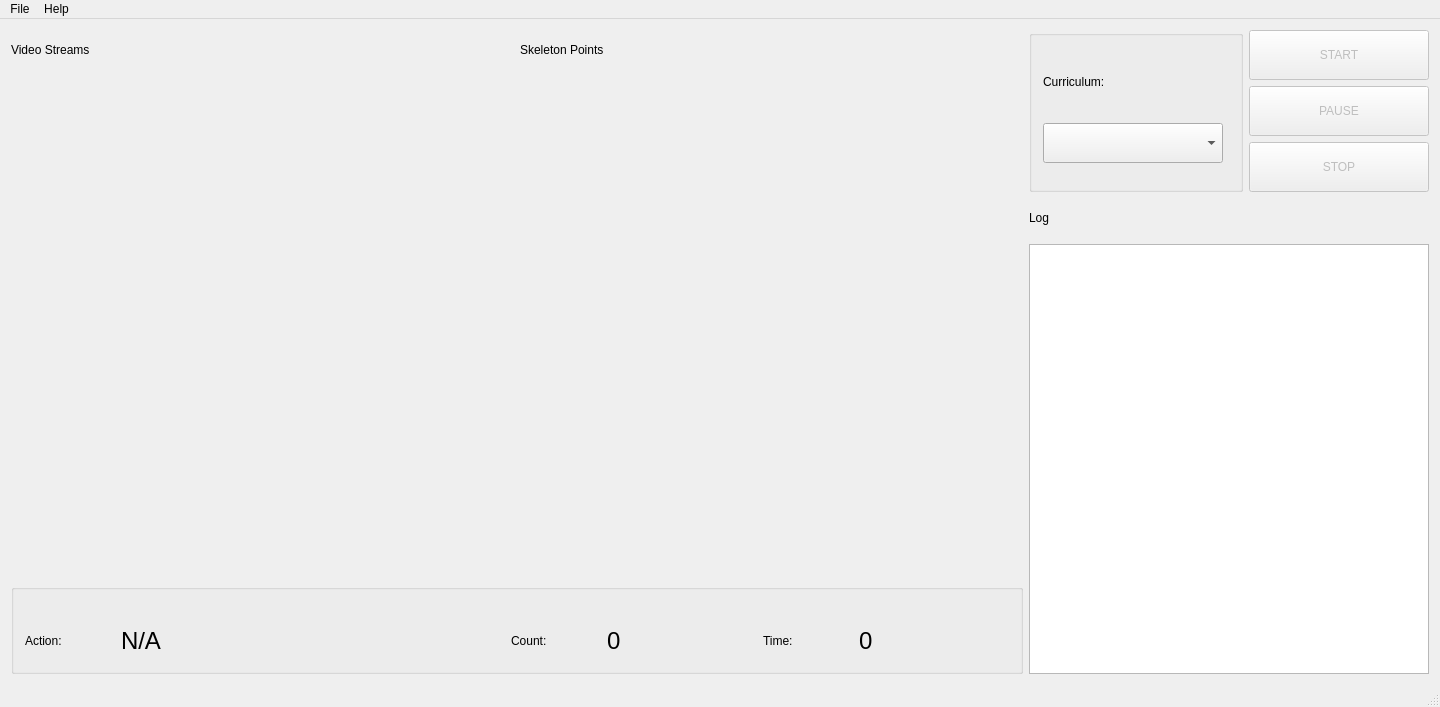
<?xml version="1.0" encoding="UTF-8"?>
<ui version="4.0">
 <class>AICoacherQTClass</class>
 <widget class="QMainWindow" name="AICoacherQTClass">
  <property name="geometry">
   <rect>
    <x>0</x>
    <y>0</y>
    <width>1440</width>
    <height>707</height>
   </rect>
  </property>
  <property name="windowTitle">
   <string>AICoacherQT</string>
  </property>
  <widget class="QWidget" name="centralWidget">
   <layout class="QGridLayout" name="gridLayout">
    <item row="0" column="0">
     <layout class="QVBoxLayout" name="verticalLayout_main">
      <property name="spacing">
       <number>5</number>
      </property>
      <item>
       <layout class="QHBoxLayout" name="horizontalLayout_viewers">
        <item>
         <layout class="QVBoxLayout" name="verticalLayout_original">
          <item>
           <widget class="QLabel" name="label_original">
            <property name="minimumSize">
             <size>
              <width>150</width>
              <height>40</height>
             </size>
            </property>
            <property name="maximumSize">
             <size>
              <width>16777215</width>
              <height>40</height>
             </size>
            </property>
            <property name="font">
             <font>
              <family>Segoe UI</family>
             </font>
            </property>
            <property name="text">
             <string>Video Streams</string>
            </property>
           </widget>
          </item>
          <item>
           <widget class="QLabel" name="video_original">
            <property name="minimumSize">
             <size>
              <width>500</width>
              <height>500</height>
             </size>
            </property>
            <property name="font">
             <font>
              <family>Segoe UI</family>
             </font>
            </property>
            <property name="text">
             <string/>
            </property>
            <property name="alignment">
             <set>Qt::AlignCenter</set>
            </property>
           </widget>
          </item>
         </layout>
        </item>
        <item>
         <layout class="QVBoxLayout" name="verticalLayout_processed">
          <item>
           <widget class="QLabel" name="label_processed">
            <property name="minimumSize">
             <size>
              <width>150</width>
              <height>40</height>
             </size>
            </property>
            <property name="maximumSize">
             <size>
              <width>16777215</width>
              <height>40</height>
             </size>
            </property>
            <property name="font">
             <font>
              <family>Segoe UI</family>
             </font>
            </property>
            <property name="text">
             <string>Skeleton Points</string>
            </property>
           </widget>
          </item>
          <item>
           <widget class="QLabel" name="video_processed">
            <property name="minimumSize">
             <size>
              <width>500</width>
              <height>500</height>
             </size>
            </property>
            <property name="font">
             <font>
              <family>Segoe UI</family>
             </font>
            </property>
            <property name="frameShape">
             <enum>QFrame::NoFrame</enum>
            </property>
            <property name="frameShadow">
             <enum>QFrame::Raised</enum>
            </property>
            <property name="text">
             <string/>
            </property>
            <property name="alignment">
             <set>Qt::AlignCenter</set>
            </property>
           </widget>
          </item>
         </layout>
        </item>
       </layout>
      </item>
      <item>
       <widget class="QGroupBox" name="groupBox_2">
        <property name="minimumSize">
         <size>
          <width>0</width>
          <height>90</height>
         </size>
        </property>
        <property name="maximumSize">
         <size>
          <width>16777215</width>
          <height>90</height>
         </size>
        </property>
        <property name="title">
         <string/>
        </property>
        <layout class="QHBoxLayout" name="horizontalLayout">
         <item>
          <widget class="QLabel" name="label_action_name">
           <property name="minimumSize">
            <size>
             <width>90</width>
             <height>80</height>
            </size>
           </property>
           <property name="maximumSize">
            <size>
             <width>90</width>
             <height>80</height>
            </size>
           </property>
           <property name="font">
            <font>
             <family>Segoe UI</family>
            </font>
           </property>
           <property name="text">
            <string>Action: </string>
           </property>
          </widget>
         </item>
         <item>
          <widget class="QLabel" name="label_action_name_content">
           <property name="minimumSize">
            <size>
             <width>200</width>
             <height>80</height>
            </size>
           </property>
           <property name="maximumSize">
            <size>
             <width>16777215</width>
             <height>80</height>
            </size>
           </property>
           <property name="font">
            <font>
             <family>Segoe UI</family>
             <pointsize>18</pointsize>
            </font>
           </property>
           <property name="text">
            <string>N/A</string>
           </property>
          </widget>
         </item>
         <item>
          <widget class="QLabel" name="label_count">
           <property name="minimumSize">
            <size>
             <width>90</width>
             <height>80</height>
            </size>
           </property>
           <property name="maximumSize">
            <size>
             <width>90</width>
             <height>80</height>
            </size>
           </property>
           <property name="font">
            <font>
             <family>Segoe UI</family>
            </font>
           </property>
           <property name="text">
            <string>Count:</string>
           </property>
          </widget>
         </item>
         <item>
          <widget class="QLabel" name="label_count_num">
           <property name="minimumSize">
            <size>
             <width>150</width>
             <height>80</height>
            </size>
           </property>
           <property name="maximumSize">
            <size>
             <width>150</width>
             <height>80</height>
            </size>
           </property>
           <property name="font">
            <font>
             <family>Segoe UI</family>
             <pointsize>18</pointsize>
            </font>
           </property>
           <property name="text">
            <string>0</string>
           </property>
           <property name="alignment">
            <set>Qt::AlignLeading|Qt::AlignLeft|Qt::AlignVCenter</set>
           </property>
          </widget>
         </item>
         <item>
          <widget class="QLabel" name="label_time">
           <property name="minimumSize">
            <size>
             <width>90</width>
             <height>80</height>
            </size>
           </property>
           <property name="maximumSize">
            <size>
             <width>90</width>
             <height>80</height>
            </size>
           </property>
           <property name="font">
            <font>
             <family>Segoe UI</family>
            </font>
           </property>
           <property name="text">
            <string>Time: </string>
           </property>
          </widget>
         </item>
         <item>
          <widget class="QLabel" name="label_time_num">
           <property name="minimumSize">
            <size>
             <width>150</width>
             <height>80</height>
            </size>
           </property>
           <property name="maximumSize">
            <size>
             <width>150</width>
             <height>80</height>
            </size>
           </property>
           <property name="font">
            <font>
             <family>Segoe UI</family>
             <pointsize>18</pointsize>
            </font>
           </property>
           <property name="text">
            <string>0</string>
           </property>
           <property name="alignment">
            <set>Qt::AlignLeading|Qt::AlignLeft|Qt::AlignVCenter</set>
           </property>
          </widget>
         </item>
        </layout>
       </widget>
      </item>
     </layout>
    </item>
    <item row="0" column="1">
     <layout class="QVBoxLayout" name="verticalLayout_right">
      <item>
       <layout class="QHBoxLayout" name="horizontalLayout_4">
        <item>
         <widget class="QGroupBox" name="groupBox">
          <property name="minimumSize">
           <size>
            <width>190</width>
            <height>90</height>
           </size>
          </property>
          <property name="title">
           <string/>
          </property>
          <layout class="QVBoxLayout" name="verticalLayout">
           <item>
            <widget class="QLabel" name="label">
             <property name="minimumSize">
              <size>
               <width>180</width>
               <height>40</height>
              </size>
             </property>
             <property name="maximumSize">
              <size>
               <width>180</width>
               <height>40</height>
              </size>
             </property>
             <property name="font">
              <font>
               <family>Segoe UI</family>
              </font>
             </property>
             <property name="text">
              <string>Curriculum: </string>
             </property>
            </widget>
           </item>
           <item>
            <widget class="QComboBox" name="comboBox_class">
             <property name="enabled">
              <bool>true</bool>
             </property>
             <property name="minimumSize">
              <size>
               <width>180</width>
               <height>40</height>
              </size>
             </property>
             <property name="maximumSize">
              <size>
               <width>180</width>
               <height>40</height>
              </size>
             </property>
             <property name="font">
              <font>
               <family>Segoe UI</family>
              </font>
             </property>
            </widget>
           </item>
          </layout>
         </widget>
        </item>
        <item>
         <layout class="QVBoxLayout" name="verticalLayout_2">
          <item>
           <widget class="QPushButton" name="pushButton_start">
            <property name="enabled">
             <bool>false</bool>
            </property>
            <property name="minimumSize">
             <size>
              <width>180</width>
              <height>50</height>
             </size>
            </property>
            <property name="maximumSize">
             <size>
              <width>180</width>
              <height>60</height>
             </size>
            </property>
            <property name="font">
             <font>
              <family>Segoe UI</family>
              <bold>false</bold>
             </font>
            </property>
            <property name="text">
             <string>START</string>
            </property>
           </widget>
          </item>
          <item>
           <widget class="QPushButton" name="pushButton_suspend">
            <property name="enabled">
             <bool>false</bool>
            </property>
            <property name="minimumSize">
             <size>
              <width>180</width>
              <height>50</height>
             </size>
            </property>
            <property name="maximumSize">
             <size>
              <width>180</width>
              <height>60</height>
             </size>
            </property>
            <property name="font">
             <font>
              <family>Segoe UI</family>
              <bold>false</bold>
             </font>
            </property>
            <property name="text">
             <string>PAUSE</string>
            </property>
           </widget>
          </item>
          <item>
           <widget class="QPushButton" name="pushButton_stop">
            <property name="enabled">
             <bool>false</bool>
            </property>
            <property name="minimumSize">
             <size>
              <width>180</width>
              <height>50</height>
             </size>
            </property>
            <property name="maximumSize">
             <size>
              <width>180</width>
              <height>60</height>
             </size>
            </property>
            <property name="font">
             <font>
              <family>Segoe UI</family>
              <bold>false</bold>
             </font>
            </property>
            <property name="text">
             <string>STOP</string>
            </property>
           </widget>
          </item>
         </layout>
        </item>
       </layout>
      </item>
      <item>
       <widget class="QLabel" name="label_log">
        <property name="minimumSize">
         <size>
          <width>90</width>
          <height>40</height>
         </size>
        </property>
        <property name="maximumSize">
         <size>
          <width>16777215</width>
          <height>40</height>
         </size>
        </property>
        <property name="font">
         <font>
          <family>Segoe UI</family>
         </font>
        </property>
        <property name="text">
         <string>Log</string>
        </property>
       </widget>
      </item>
      <item>
       <widget class="QTextBrowser" name="textBrowser_log">
        <property name="minimumSize">
         <size>
          <width>400</width>
          <height>60</height>
         </size>
        </property>
        <property name="maximumSize">
         <size>
          <width>400</width>
          <height>16777215</height>
         </size>
        </property>
        <property name="font">
         <font>
          <family>Segoe UI</family>
         </font>
        </property>
       </widget>
      </item>
     </layout>
    </item>
   </layout>
  </widget>
  <widget class="QMenuBar" name="menuBar">
   <property name="geometry">
    <rect>
     <x>0</x>
     <y>0</y>
     <width>1440</width>
     <height>22</height>
    </rect>
   </property>
   <widget class="QMenu" name="menuFile">
    <property name="font">
     <font>
      <family>Segoe UI</family>
     </font>
    </property>
    <property name="title">
     <string>File</string>
    </property>
    <addaction name="action_load_file"/>
    <addaction name="action_load_camera"/>
    <addaction name="separator"/>
    <addaction name="action_exit"/>
   </widget>
   <widget class="QMenu" name="menu_About">
    <property name="font">
     <font>
      <family>Segoe UI</family>
     </font>
    </property>
    <property name="title">
     <string>Help</string>
    </property>
    <addaction name="action_about"/>
   </widget>
   <addaction name="menuFile"/>
   <addaction name="menu_About"/>
  </widget>
  <widget class="QStatusBar" name="statusBar"/>
  <action name="action_exit">
   <property name="text">
    <string>Exit</string>
   </property>
   <property name="font">
    <font>
     <family>Segoe UI</family>
    </font>
   </property>
  </action>
  <action name="action_about">
   <property name="text">
    <string>About</string>
   </property>
   <property name="font">
    <font>
     <family>Segoe UI</family>
    </font>
   </property>
  </action>
  <action name="action_load_file">
   <property name="text">
    <string>Load video file</string>
   </property>
   <property name="font">
    <font>
     <family>Segoe UI</family>
    </font>
   </property>
  </action>
  <action name="action_load_camera">
   <property name="enabled">
    <bool>true</bool>
   </property>
   <property name="text">
    <string>Load webcam</string>
   </property>
   <property name="font">
    <font>
     <family>Segoe UI</family>
    </font>
   </property>
  </action>
 </widget>
 <layoutdefault spacing="6" margin="11"/>
 <resources>
  <include location="AICoacherQT.qrc"/>
 </resources>
 <connections>
  <connection>
   <sender>action_exit</sender>
   <signal>triggered()</signal>
   <receiver>AICoacherQTClass</receiver>
   <slot>menuExitClicked()</slot>
   <hints>
    <hint type="sourcelabel">
     <x>-1</x>
     <y>-1</y>
    </hint>
    <hint type="destinationlabel">
     <x>511</x>
     <y>383</y>
    </hint>
   </hints>
  </connection>
  <connection>
   <sender>pushButton_start</sender>
   <signal>clicked()</signal>
   <receiver>AICoacherQTClass</receiver>
   <slot>pushButtonStartClicked()</slot>
   <hints>
    <hint type="sourcelabel">
     <x>120</x>
     <y>577</y>
    </hint>
    <hint type="destinationlabel">
     <x>511</x>
     <y>299</y>
    </hint>
   </hints>
  </connection>
  <connection>
   <sender>pushButton_stop</sender>
   <signal>clicked()</signal>
   <receiver>AICoacherQTClass</receiver>
   <slot>pushButtonEndClicked()</slot>
   <hints>
    <hint type="sourcelabel">
     <x>120</x>
     <y>743</y>
    </hint>
    <hint type="destinationlabel">
     <x>599</x>
     <y>449</y>
    </hint>
   </hints>
  </connection>
  <connection>
   <sender>pushButton_suspend</sender>
   <signal>clicked()</signal>
   <receiver>AICoacherQTClass</receiver>
   <slot>pushButtonSuspendClicked()</slot>
   <hints>
    <hint type="sourcelabel">
     <x>120</x>
     <y>660</y>
    </hint>
    <hint type="destinationlabel">
     <x>599</x>
     <y>449</y>
    </hint>
   </hints>
  </connection>
  <connection>
   <sender>action_load_file</sender>
   <signal>triggered()</signal>
   <receiver>AICoacherQTClass</receiver>
   <slot>menuFileLoadClicked()</slot>
   <hints>
    <hint type="sourcelabel">
     <x>-1</x>
     <y>-1</y>
    </hint>
    <hint type="destinationlabel">
     <x>949</x>
     <y>499</y>
    </hint>
   </hints>
  </connection>
  <connection>
   <sender>action_load_camera</sender>
   <signal>triggered()</signal>
   <receiver>AICoacherQTClass</receiver>
   <slot>menuCameraLoadClicked()</slot>
   <hints>
    <hint type="sourcelabel">
     <x>-1</x>
     <y>-1</y>
    </hint>
    <hint type="destinationlabel">
     <x>949</x>
     <y>499</y>
    </hint>
   </hints>
  </connection>
  <connection>
   <sender>action_about</sender>
   <signal>triggered()</signal>
   <receiver>AICoacherQTClass</receiver>
   <slot>menuAboutClicked()</slot>
   <hints>
    <hint type="sourcelabel">
     <x>-1</x>
     <y>-1</y>
    </hint>
    <hint type="destinationlabel">
     <x>949</x>
     <y>499</y>
    </hint>
   </hints>
  </connection>
  <connection>
   <sender>comboBox_class</sender>
   <signal>currentIndexChanged(int)</signal>
   <receiver>AICoacherQTClass</receiver>
   <slot>comboBoxCourseChanged()</slot>
   <hints>
    <hint type="sourcelabel">
     <x>1130</x>
     <y>146</y>
    </hint>
    <hint type="destinationlabel">
     <x>719</x>
     <y>353</y>
    </hint>
   </hints>
  </connection>
 </connections>
 <slots>
  <slot>menuExitClicked()</slot>
  <slot>pushButtonStartClicked()</slot>
  <slot>pushButtonEndClicked()</slot>
  <slot>pushButtonSuspendClicked()</slot>
  <slot>comboBoxCourseChanged()</slot>
  <slot>menuFileLoadClicked()</slot>
  <slot>menuCameraLoadClicked()</slot>
  <slot>menuAboutClicked()</slot>
 </slots>
</ui>
